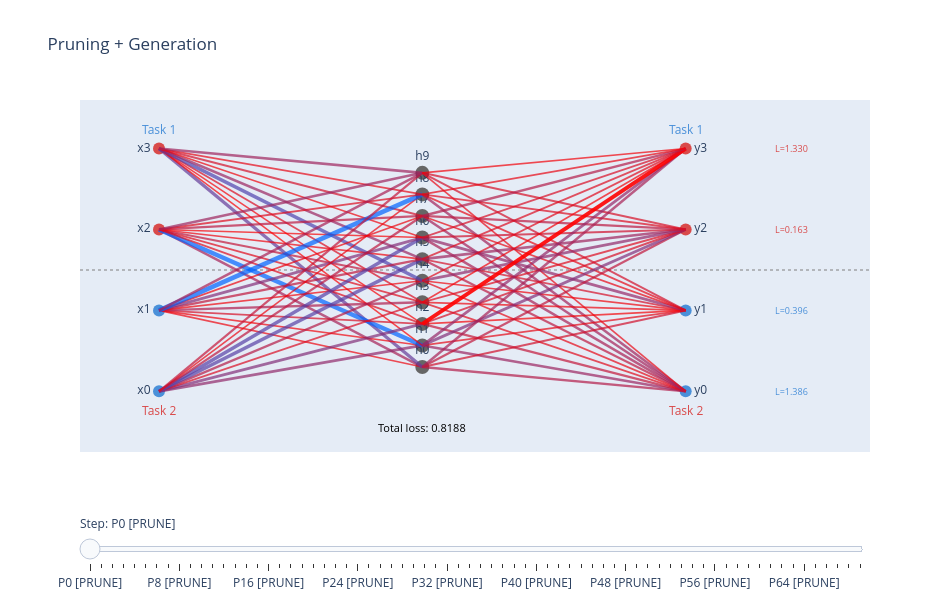

Notebook code for this chart:
### Markdown cell above
## Network Diagram



 Hover over connections for weight + utility. Red = about to be pruned. Per-output

 loss shown next to outputs. Events (generation, task changes) noted in the title.

### Code cell
def plot_diagram(snapshots):
    n_active_units = max(int(s['M_in'].any(axis=1).sum()) for s in snapshots)
    input_y = np.linspace(0, 1, INPUT_DIM)
    hidden_y = np.array([0.5]) if n_active_units <= 1 else np.linspace(0.1, 0.9, N_HIDDEN_MAX)
    output_y = np.linspace(0, 1, OUTPUT_DIM)

    all_utils = []
    for s in snapshots:
        u_in = s['U_in'] * s['M_in']; u_out = s['U_out'] * s['M_out']
        all_utils.extend(u_in[s['M_in'] > 0].tolist())
        all_utils.extend(u_out[s['M_out'] > 0].tolist())
    vmin, vmax = 0, np.percentile(all_utils, 95) if all_utils else 1

    frames = []
    for si, snap in enumerate(snapshots):
        M_in_s, M_out_s = snap['M_in'], snap['M_out']
        U_in_s, U_out_s = snap['U_in'], snap['U_out']
        alpha_in_s = snap.get('alpha_in', np.zeros_like(snap['W_in']))
        alpha_out_s = snap.get('alpha_out', np.zeros_like(snap['W_out']))
        W_in_s, W_out_s = snap['W_in'], snap['W_out']
        pruned_is_out = snap['pruned_is_output']
        pruned_idx = snap['pruned_local_idx']

        shapes, hover_x, hover_y, hover_text = [], [], [], []

        for k in range(N_HIDDEN_MAX):
            for i in range(INPUT_DIM):
                if not M_in_s[k, i]: continue
                u, w = float(U_in_s[k, i]), float(W_in_s[k, i])
                alpha = float(alpha_in_s[k, i])
                norm_u = min(max((u - vmin) / max(vmax - vmin, 1e-10), 0), 1)
                color = f'rgba({int(255*(1-norm_u))}, {int(100*norm_u)}, {int(255*norm_u)}, 0.7)'
                width = 1.5 + 3 * norm_u
                is_pruned = (pruned_is_out is not None and not pruned_is_out
                             and pruned_idx == k * INPUT_DIM + i)
                if is_pruned: color, width = 'rgba(255, 0, 0, 0.9)', 4
                shapes.append(dict(type='line', x0=0, y0=float(input_y[i]),
                                   x1=1, y1=float(hidden_y[k]),
                                   line=dict(color=color, width=width)))
                mx = 0.5; my = 0.5 * (float(input_y[i]) + float(hidden_y[k]))
                hover_x.append(mx); hover_y.append(my)
                hover_text.append(f'in[{k},{i}] w={w:.4f} u={u:.4f} alpha={alpha:.4e}')

        for j in range(OUTPUT_DIM):
            for k in range(N_HIDDEN_MAX):
                if not M_out_s[j, k]: continue
                u, w = float(U_out_s[j, k]), float(W_out_s[j, k])
                alpha = float(alpha_out_s[j, k])
                norm_u = min(max((u - vmin) / max(vmax - vmin, 1e-10), 0), 1)
                color = f'rgba({int(255*(1-norm_u))}, {int(100*norm_u)}, {int(255*norm_u)}, 0.7)'
                width = 1.5 + 3 * norm_u
                is_pruned = (pruned_is_out is not None and pruned_is_out
                             and pruned_idx == j * N_HIDDEN_MAX + k)
                if is_pruned: color, width = 'rgba(255, 0, 0, 0.9)', 4
                shapes.append(dict(type='line', x0=1, y0=float(hidden_y[k]),
                                   x1=2, y1=float(output_y[j]),
                                   line=dict(color=color, width=width)))
                mx = 1.5; my = 0.5 * (float(hidden_y[k]) + float(output_y[j]))
                hover_x.append(mx); hover_y.append(my)
                hover_text.append(f'out[{j},{k}] w={w:.4f} u={u:.4f} alpha={alpha:.4e}')

        loss_annots = []
        pol = snap['per_output_loss']
        for j in range(OUTPUT_DIM):
            task = j // N_OUTPUTS_PER_TASK
            c = '#4a90d9' if task == 0 else '#d94a4a'
            loss_annots.append(dict(x=2.4, y=float(output_y[j]), text=f'L={pol[j]:.3f}',
                                    showarrow=False, font=dict(size=9, color=c)))
        loss_annots.append(dict(x=1.0, y=-0.15, text=f'Total loss: {snap["total_loss"]:.4f}',
                                showarrow=False, font=dict(size=11, color='black')))
        if snap.get('event'):
            loss_annots.append(dict(x=1.0, y=1.12, text=snap['event'],
                                    showarrow=False, font=dict(size=11, color='green')))

        label = f'P{snap["prune_step"]}'
        label += ' [PRUNE]' if snap['is_prune_frame'] else f'.{snap["sub_step"]+1}'
        frames.append((shapes, hover_x, hover_y, hover_text, loss_annots, label))

    fig = go.Figure()
    colors_in = ['#4a90d9'] * N_INPUTS_PER_TASK + ['#d94a4a'] * N_INPUTS_PER_TASK
    colors_out = ['#4a90d9'] * N_OUTPUTS_PER_TASK + ['#d94a4a'] * N_OUTPUTS_PER_TASK
    # Only show active hidden units
    active_hidden = sorted(set(
        k for s in snapshots for k in range(N_HIDDEN_MAX)
        if s['M_in'][k].any() or s['M_out'][:, k].any()))
    hidden_colors = ['#666'] * N_HIDDEN_MAX

    fig.add_trace(go.Scatter(x=[0]*INPUT_DIM, y=input_y.tolist(), mode='markers+text',
        marker=dict(size=12, color=colors_in),
        text=[f'x{i}' for i in range(INPUT_DIM)],
        textposition='middle left', showlegend=False, hoverinfo='skip'))
    fig.add_trace(go.Scatter(x=[1]*N_HIDDEN_MAX, y=hidden_y.tolist(), mode='markers+text',
        marker=dict(size=14, color=hidden_colors),
        text=[f'h{k}' for k in range(N_HIDDEN_MAX)],
        textposition='top center', showlegend=False, hoverinfo='skip'))
    fig.add_trace(go.Scatter(x=[2]*OUTPUT_DIM, y=output_y.tolist(), mode='markers+text',
        marker=dict(size=12, color=colors_out),
        text=[f'y{j}' for j in range(OUTPUT_DIM)],
        textposition='middle right', showlegend=False, hoverinfo='skip'))
    fig.add_trace(go.Scatter(x=frames[0][1], y=frames[0][2], mode='markers',
        marker=dict(size=15, opacity=0), text=frames[0][3],
        hoverinfo='text', showlegend=False))

    mid_in = (input_y[N_INPUTS_PER_TASK-1] + input_y[N_INPUTS_PER_TASK]) / 2
    fig.add_hline(y=float(mid_in), line_dash='dot', line_color='gray', opacity=0.5)

    base_annots = [
        dict(x=0, y=1.08, text='Task 1', showarrow=False, font=dict(color='#4a90d9', size=12)),
        dict(x=0, y=-0.08, text='Task 2', showarrow=False, font=dict(color='#d94a4a', size=12)),
        dict(x=2, y=1.08, text='Task 1', showarrow=False, font=dict(color='#4a90d9', size=12)),
        dict(x=2, y=-0.08, text='Task 2', showarrow=False, font=dict(color='#d94a4a', size=12)),
    ]
    fig.update_layout(shapes=frames[0][0], annotations=base_annots + frames[0][4])

    node_x = [[0]*INPUT_DIM, [1]*N_HIDDEN_MAX, [2]*OUTPUT_DIM]
    node_y = [input_y.tolist(), hidden_y.tolist(), output_y.tolist()]
    node_text = [[f'x{i}' for i in range(INPUT_DIM)],
                 [f'h{k}' for k in range(N_HIDDEN_MAX)],
                 [f'y{j}' for j in range(OUTPUT_DIM)]]

    steps = [dict(method='update',
                  args=[{'x': node_x + [hx], 'y': node_y + [hy], 'text': node_text + [ht]},
                        {'shapes': sh, 'annotations': base_annots + la}],
                  label=lbl)
             for sh, hx, hy, ht, la, lbl in frames]

    fig.update_layout(
        sliders=[dict(active=0, currentvalue=dict(prefix='Step: '), steps=steps, pad=dict(t=60))],
        title='Pruning + Generation',
        xaxis=dict(range=[-0.3, 2.7], showgrid=False, zeroline=False, showticklabels=False),
        yaxis=dict(range=[-0.25, 1.2], showgrid=False, zeroline=False, showticklabels=False),
        height=600, width=950)
    return fig

fig = plot_diagram(snapshots)
fig.show()
